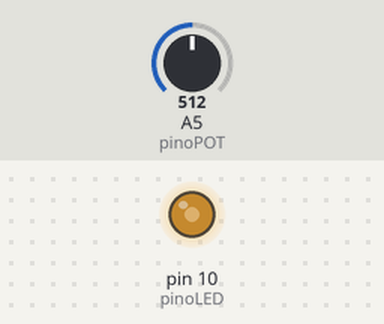
This sketch was run on a simulated Arduino Uno, built with avr-gcc and run on an emulated ATmega328P. Shown: output pins drawn as LEDs (lit = HIGH). Inputs (shaded band) come from the test bench; at power-on: A5 (pinoPOT) = 512.

Above: at 1.2 s.
1.3 s: A5 (pinoPOT) set to 716
At 2.4 s:
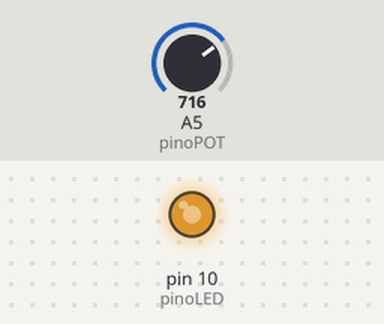
2.8 s: A5 (pinoPOT) set to 900
At 3.5 s:
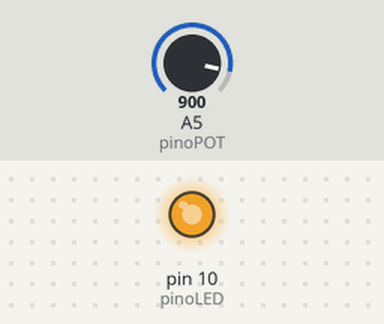
4.3 s: A5 (pinoPOT) set to 122
At 4.6 s:
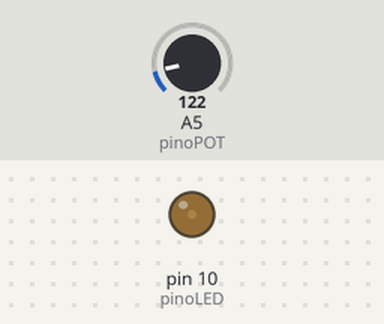
5.8 s: A5 (pinoPOT) set to 0
At 7.0 s:
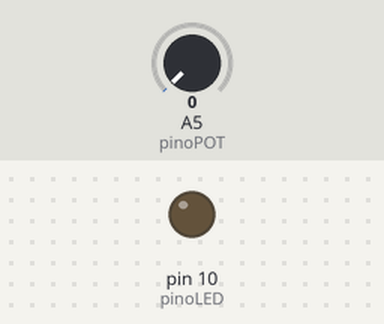
7.3 s: A5 (pinoPOT) set to 511
At 8.1 s:
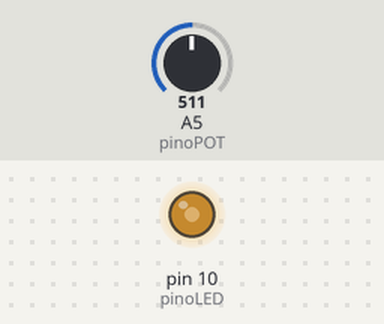
Timing chart, 0 to 9.8 s (numbered marks = the images above; inputs shaded):
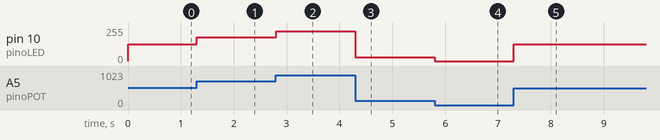

The sketch:

led_com_potenciometro1.ino
```cpp
const int pinoLED = 10; /* PINO DIGITAL UTILIZADO PELO LED */
const int pinoPOT = A5; /* PINO ANALÓGICO UTILIZAOD PELO POTENCIÔMETRO */

int leituraA5 = 0;		/* VARIÁVEL QUE ARMAZENA O VALOR LIDO NA PORTA ANALÓGICA */
float luminosidadeLED = 0; /* VARIÁVEL QUE ARMAZENA O VALOR LIDO NA PORTA ANALÓGICA */

void setup() {
  pinMode(pinoLED, OUTPUT); // DEFINE A PORTA COMO SAÍDA
  pinMode(pinoPOT, INPUT);	// DEFINE A PORTA COMO ENTRADA
}

void loop() {
  leituraA5 = analogRead(pinoPOT);	/* LÊ O VALOR NA PORTA ANALÓGICA (VALOR LIDO EM BITS QUE VAI DE 0 A 1023 BITS) */

  luminosidadeLED = map(leituraA5, 0, 1023, 0, 255); /* EXECUTA A FUNÇÃO "map" DE ACORDO COM OS PARÂMETROS PASSADOS */

  analogWrite(pinoLED, luminosidadeLED); /* APLICADO AO LED O VALOR DE LUMINOSIDADE GERADO PELA FUNÇÃO "map" */
}
```

Measured:
- after the input at 1.3 s, pin 10 (pinoLED): 127/255 → 178/255 at once
- after the input at 2.8 s, pin 10 (pinoLED): 178/255 → 224/255 at once
- after the input at 4.3 s, pin 10 (pinoLED): 224/255 → 30/255 at once
- after the input at 5.8 s, pin 10 (pinoLED): 30/255 → 0/255 at once
- after the input at 7.3 s, pin 10 (pinoLED): 0/255 → 127/255 at once
